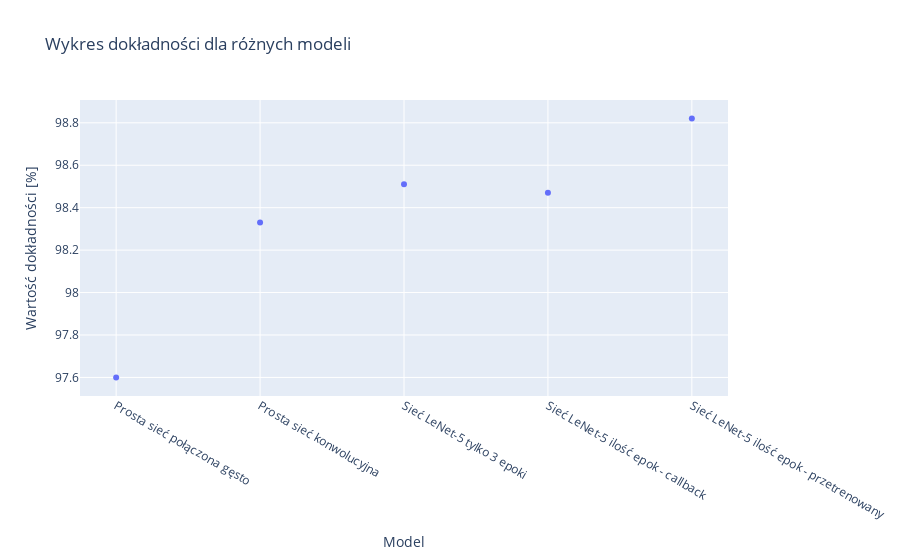

The code cell stored with this chart in its notebook:
### Code cell
fig = px.scatter(df, x=df["Nazwa"],y=df["Dokładność"] * 100, title='Wykres dokładności dla różnych modeli', labels={'y':'Wartość dokładności [%]','Nazwa':'Model'})
fig.show()

### Figure 1 — Plotly figure (JSON) as saved in the notebook; plotly's stock layout.template omitted (floating-point values rounded to 4 significant figures)
{"data": [{"hovertemplate": "Model=%{x}<br>Wartość dokładności [%]=%{y}<extra></extra>", "legendgroup": "", "marker": {"color": "#636efa", "symbol": "circle"}, "mode": "markers", "name": "", "orientation": "v", "showlegend": false, "type": "scatter", "x": ["Prosta sieć połączona gęsto", "Prosta sieć konwolucyjna", "Sieć LeNet-5 tylko 3 epoki", "Sieć LeNet-5 ilość epok - callback", "Sieć LeNet-5 ilość epok - przetrenowany"], "xaxis": "x", "y": [97.6, 98.33, 98.51, 98.47, 98.82], "yaxis": "y"}], "layout": {"legend": {"tracegroupgap": 0}, "title": {"text": "Wykres dokładności dla różnych modeli"}, "xaxis": {"anchor": "y", "domain": [0, 1], "title": {"text": "Model"}}, "yaxis": {"anchor": "x", "domain": [0, 1], "title": {"text": "Wartość dokładności [%]"}}}}
